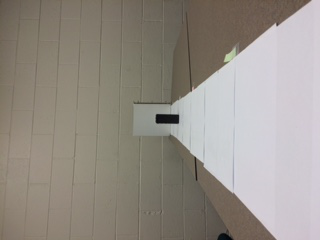
#> input picture Input/IMG_0991.png, 320 x 240 px, given in place of Two Infrared test.png, which was not available
$ python line_abstract.py
#> lines starting #> are read from the running program, lines starting #| are printed output that depends on the picture; pictures that were not available may be replaced by others from this repository, and a replacement may not be noted
import cv2
from matplotlib import pyplot as plt
import PIL, os
from PIL import Image
from PIL import ImageFilter

img_path = os.path.join(os.path.dirname(os.path.realpath(__file__)), 'Input', 'Two Infrared test.png')
img_path_2 = os.path.join(os.path.dirname(os.path.realpath(__file__)), 'Input', 'Two Crop test.png')

image = PIL.Image.open(img_path)
#> image is the input picture: PIL image 320x240 RGB; mean R, G, B 149.8, 143.4, 135.6
image = image.filter(ImageFilter.FIND_EDGES)
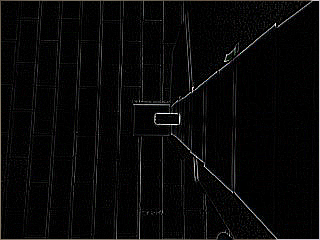
#> image: PIL image 320x240 RGB; mean R, G, B 8.3, 8.1, 8.1
image.show()
image.save(os.path.join(os.path.dirname(os.path.realpath(__file__)), 'Output', 'Two Infrared test.png'))

image = PIL.Image.open(img_path_2)
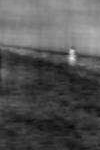
#> input picture Input/Two Crop test.png, 100 x 150 px
#> image is the input picture: PIL image 100x150 RGB; min 6, max 236, mean 82.8
image = image.filter(ImageFilter.FIND_EDGES)
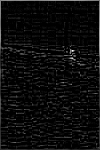
#> image: PIL image 100x150 RGB; min 0, max 255, mean 12
image.show()
image.save(os.path.join(os.path.dirname(os.path.realpath(__file__)), 'Output', 'Two Crop test.png'))

# [9 lines of commented-out code are left out]
